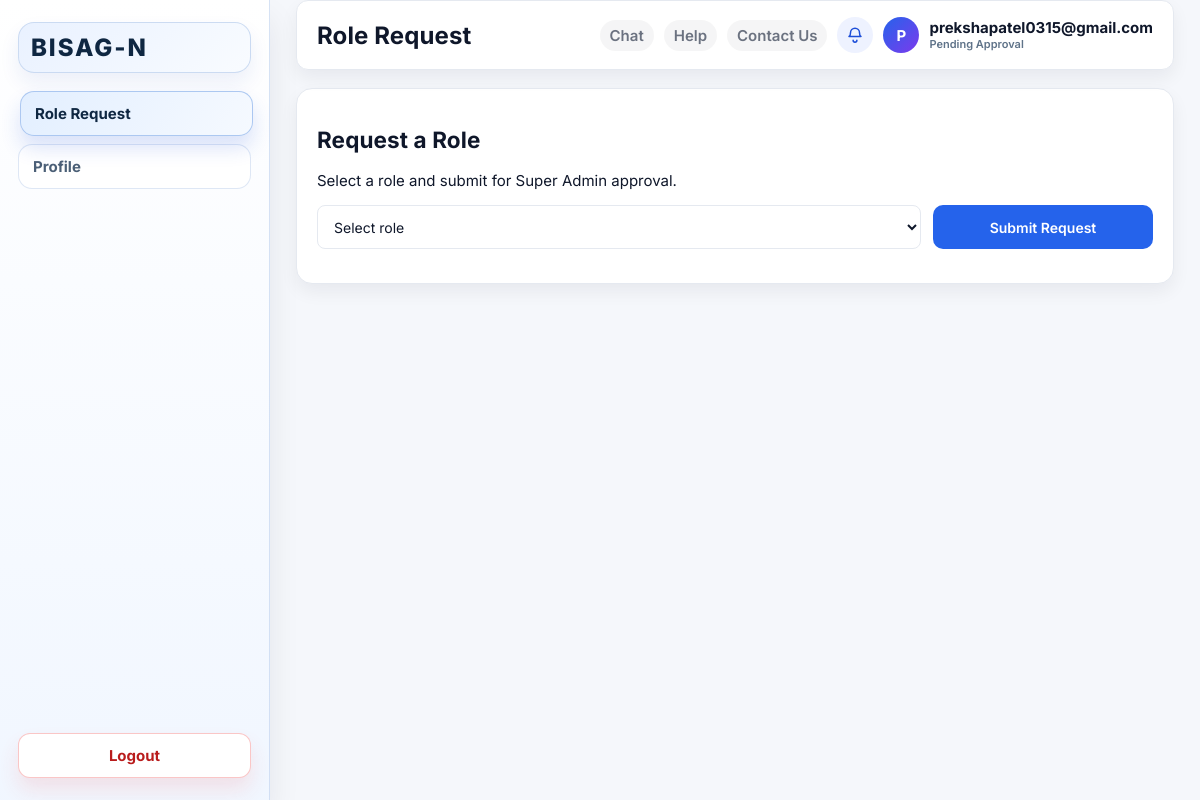
The app's page /roles/request/ (signed in) with its own data.
### core/models.py (models this page shows, shortened)
class User(AbstractUser):
    class Role(models.TextChoices):
        SUPER_ADMIN = "super_admin", "Super Admin"
        DIRECTOR = "director", "Director"
        PROJECT_DIRECTOR = "project_director", "Project Director"
        PROJECT_MANAGER = "project_manager", "Project Manager"
        ASSISTANT_PROJECT_MANAGER = "assistant_project_manager", "Assistant Project Manager"
        DEVELOPER = "developer", "Developer"
        PENDING = "pending", "Pending Approval"
    role = models.CharField(max_length=40, choices=Role.choices)

### core/views.py (the view, shortened to what this page needs)
# urls.py: path("roles/request/", role_request_view, name="role_request"),
@login_required
def role_request_view(request):
    if request.user.role == User.Role.SUPER_ADMIN or request.user.is_superuser:
        return redirect("super_admin_dashboard")
    allowed_roles = [
        choice for choice in User.Role.choices if choice[0] not in (User.Role.SUPER_ADMIN, User.Role.PENDING)
    ]
    pending_request = RoleRequest.objects.filter(user=request.user, status=RoleRequest.Status.PENDING).first()
    latest_request = RoleRequest.objects.filter(user=request.user).order_by("-created_at").first()
    return render(
        request,
        "core/director_role_request.html",
        {
            "allowed_roles": allowed_roles,
            "pending_request": pending_request,
            "latest_request": latest_request,
        },
    )

### templates/core/director_role_request.html (shortened to what this page needs)
{% load static %}
<!DOCTYPE html>
<html lang="en">
<head>
    <link rel="stylesheet" href="{% static 'core/styles.css' %}">
</head>
<body class="director-page">
    <div class="director-layout">
        {% with active_page="role_request" %}
            {% include "core/sidebar.html" %}
        {% endwith %}
        <div class="director-content">
            {% include "core/topbar.html" with page_title="Role Request" %}
            <section class="panel">
                <h2>Request a Role</h2>
                <p class="assign-subtitle">Select a role and submit for Super Admin approval.</p>
                <form method="post" class="filter-row single-filter">
                    <select name="requested_role" required>
                        <option value="">Select role</option>
                    </select>
                    <button type="submit" class="apply-btn">Submit Request</button>
                </form>
            </section>
        </div>
    </div>
</body>
</html>

### templates/core/topbar.html (shortened to what this page needs)
<header class="director-topbar">
    <h1>{{ page_title }}</h1>
    <div class="director-user">
        <a class="top-action-link{% if topbar_active == 'chat' %} top-action-active{% endif %}" href="{% url 'chat_page' %}">Chat</a>
        <a class="top-action-link{% if topbar_active == 'help' %} top-action-active{% endif %}" href="{% url 'help_page' %}">Help</a>
        <a class="top-action-link{% if topbar_active == 'contact' %} top-action-active{% endif %}" href="{% url 'contact_us' %}">Contact Us</a>
        <a class="notify-btn" href="{% url 'notifications_page' %}" aria-label="Notifications">
            <svg class="notify-icon" viewBox="0 0 24 24" aria-hidden="true">
                <path d="M6 9a6 6 0 1 1 12 0c0 4 2 5 2 5H4s2-1 2-5Z" fill="none" stroke="currentColor" stroke-width="2" stroke-linejoin="round"/>
                <path d="M9.5 19a2.5 2.5 0 0 0 5 0" fill="none" stroke="currentColor" stroke-width="2" stroke-linecap="round"/>
            </svg>
        </a>
        <div class="avatar">{{ user.username|slice:":1"|upper }}</div>
        <div class="topbar-user-meta">
            <span class="topbar-user-email">{{ user.email|default:user.username }}</span>
            <span class="topbar-user-role">{{ user.get_role_display|default:"" }}</span>
        </div>
    </div>
</header>

### core/static/core/styles.css (style rules this page uses)
:root { --font-body: "Inter", "Segoe UI", Tahoma, Geneva, Verdana, sans-serif; --font-display: "Inter", "Segoe UI", Tahoma, Geneva, Verdana, sans-serif; --bg: #f5f7fb; --bg-soft: #eef2f7; --surface: #ffffff; --surface-alt: #f6f8fb; --nav: #ffffff; --nav-soft: #f8fafc; --text: #0f172a; --muted: #6b7280; --border: #e5e9f0; --accent: #2563eb; --accent-2: #0ea5e9; --accent-3: #f59e0b; --accent-4: #ef4444; --accent-5: #7c3aed; --shadow: 0 18px 36px rgba(15, 23, 42, 0.08); --shadow-soft: 0 8px 18px rgba(15, 23, 42, 0.06); --radius-lg: 16px; --radius-md: 12px; --radius-sm: 8px; }
* { box-sizing: border-box; }
body { margin: 0; font-family: var(--font-body); font-size: 15px; color: var(--text); background: linear-gradient(180deg, #f9fbff 0%, #f5f7fb 100%); min-height: 100vh; overflow: hidden; }
a { color: inherit; text-decoration: none; }
h1, h2, h3, h4 { font-family: var(--font-display); letter-spacing: 0.005em; }
.filter-row { display: grid; grid-template-columns: 1.4fr 0.7fr auto; gap: 12px; align-items: center; margin: 12px 0 16px; }
.filter-row input, .filter-row select { height: 44px; }
.filter-row.single-filter { grid-template-columns: 1fr 220px; gap: 12px; margin: 10px 0 16px; }
.apply-btn { background: var(--accent); color: #fff; border-radius: 10px; padding: 10px 14px; font-weight: 600; }
.filter-row.single-filter .apply-btn { width: 100%; height: 44px; }
input, select, textarea, button { font-family: inherit; font-size: 14px; }
input, select, textarea { padding: 10px 12px; border: 1px solid var(--border); border-radius: var(--radius-sm); width: 100%; background: var(--surface); color: var(--text); transition: border-color 0.2s ease, box-shadow 0.2s ease, background 0.2s ease; }
button, .button-link, .action-btn, .save-btn, .cancel-btn { border: none; border-radius: 10px; padding: 10px 16px; font-weight: 600; cursor: pointer; transition: transform 0.2s ease, box-shadow 0.2s ease, background 0.2s ease; }
.director-page { background: var(--bg); }
.director-layout { display: grid; grid-template-columns: 270px 1fr; height: 100vh; }
.director-content { padding: 0 26px 32px; overflow-y: auto; height: 100vh; }
.director-topbar { background: #fff; border-radius: var(--radius-md); padding: 16px 20px; margin: 0 0 18px; display: flex; justify-content: space-between; align-items: center; position: sticky; top: 0; z-index: 10; border: 1px solid var(--border); box-shadow: var(--shadow-soft); }
.director-topbar h1 { margin: 0; font-size: 24px; color: var(--text); }
.director-user { display: flex; align-items: center; gap: 10px; font-weight: 600; color: var(--muted); }
.top-action-link { color: var(--muted); font-weight: 600; padding: 6px 10px; border-radius: 999px; background: rgba(15, 23, 42, 0.04); }
.notify-btn { width: 36px; height: 36px; border-radius: 50%; display: inline-flex; align-items: center; justify-content: center; background: #eef2ff; color: #1d4ed8; }
.notify-icon { width: 18px; height: 18px; }
.avatar { width: 36px; height: 36px; border-radius: 50%; display: inline-flex; align-items: center; justify-content: center; background: linear-gradient(135deg, var(--accent), var(--accent-5)); color: #fff; font-weight: 700; }
.topbar-user-meta { display: flex; flex-direction: column; gap: 2px; line-height: 1.1; }
.topbar-user-email { color: var(--text); font-weight: 700; font-size: 15px; }
.topbar-user-role { font-size: 11px; color: #5f7389; font-weight: 600; }
.panel { background: var(--surface); border-radius: var(--radius-lg); padding: 18px 20px; border: 1px solid var(--border); box-shadow: var(--shadow-soft); }

### records on screen
User: username "P", email "prekshapatel0315@gmail.com", role "Pending Approval"

### other values on screen
{{ page_title }} "Role Request"
